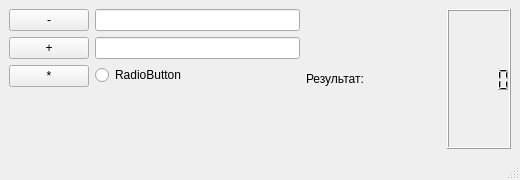
<?xml version="1.0" encoding="UTF-8"?>
<ui version="4.0">
 <class>MainWindow</class>
 <widget class="QMainWindow" name="MainWindow">
  <property name="geometry">
   <rect>
    <x>0</x>
    <y>0</y>
    <width>520</width>
    <height>180</height>
   </rect>
  </property>
  <property name="windowTitle">
   <string>MainWindow</string>
  </property>
  <widget class="QWidget" name="centralwidget">
   <layout class="QHBoxLayout" name="horizontalLayout_2">
    <item>
     <layout class="QVBoxLayout" name="verticalLayout_2">
      <item>
       <widget class="QPushButton" name="pushButton_minus">
        <property name="text">
         <string>-</string>
        </property>
       </widget>
      </item>
      <item>
       <widget class="QPushButton" name="pushButton_plus">
        <property name="text">
         <string>+</string>
        </property>
       </widget>
      </item>
      <item>
       <widget class="QPushButton" name="pushButton_mul">
        <property name="layoutDirection">
         <enum>Qt::LeftToRight</enum>
        </property>
        <property name="text">
         <string>*</string>
        </property>
       </widget>
      </item>
      <item>
       <spacer name="verticalSpacer_2">
        <property name="orientation">
         <enum>Qt::Vertical</enum>
        </property>
        <property name="sizeHint" stdset="0">
         <size>
          <width>20</width>
          <height>40</height>
         </size>
        </property>
       </spacer>
      </item>
     </layout>
    </item>
    <item>
     <layout class="QVBoxLayout" name="verticalLayout_3">
      <item>
       <widget class="QLineEdit" name="lineEdit_1"/>
      </item>
      <item>
       <widget class="QLineEdit" name="lineEdit_2"/>
      </item>
      <item>
       <widget class="QRadioButton" name="radioButton">
        <property name="text">
         <string>RadioButton</string>
        </property>
       </widget>
      </item>
      <item>
       <spacer name="verticalSpacer">
        <property name="orientation">
         <enum>Qt::Vertical</enum>
        </property>
        <property name="sizeHint" stdset="0">
         <size>
          <width>20</width>
          <height>40</height>
         </size>
        </property>
       </spacer>
      </item>
     </layout>
    </item>
    <item>
     <layout class="QHBoxLayout" name="horizontalLayout">
      <item>
       <widget class="QLabel" name="label">
        <property name="text">
         <string>Результат:</string>
        </property>
       </widget>
      </item>
      <item>
       <spacer name="horizontalSpacer">
        <property name="orientation">
         <enum>Qt::Horizontal</enum>
        </property>
        <property name="sizeHint" stdset="0">
         <size>
          <width>40</width>
          <height>20</height>
         </size>
        </property>
       </spacer>
      </item>
      <item>
       <widget class="QLCDNumber" name="lcdNumber"/>
      </item>
     </layout>
    </item>
   </layout>
  </widget>
  <widget class="QMenuBar" name="menubar">
   <property name="geometry">
    <rect>
     <x>0</x>
     <y>0</y>
     <width>520</width>
     <height>26</height>
    </rect>
   </property>
  </widget>
  <widget class="QStatusBar" name="statusbar"/>
 </widget>
 <resources/>
 <connections/>
</ui>
